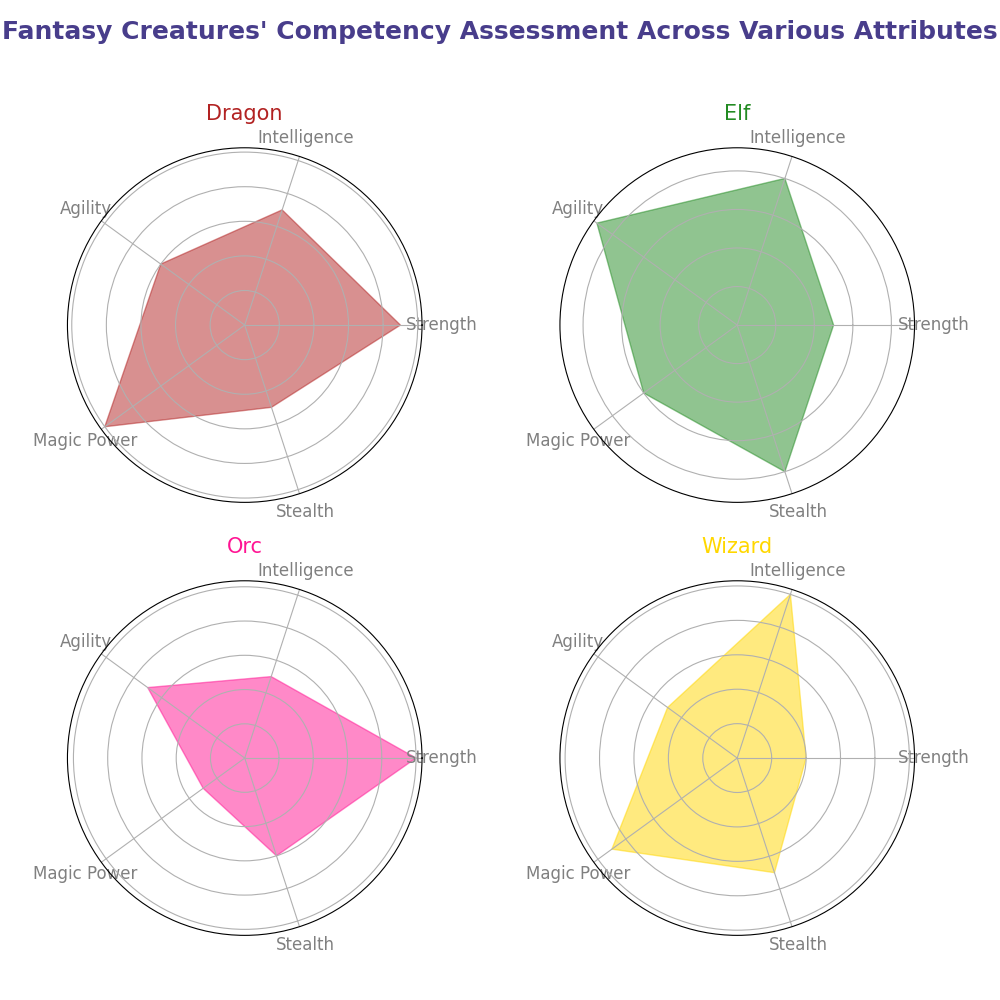

Recreate this plot in Python.
import matplotlib.pyplot as plt
import numpy as np

creatures = ['Dragon', 'Elf', 'Orc', 'Wizard']
attributes = ['Strength', 'Intelligence', 'Agility', 'Magic Power', 'Stealth']

data = {
    'Dragon': [9, 7, 6, 10, 5],
    'Elf': [5, 8, 9, 6, 8],
    'Orc': [10, 5, 7, 3, 6],
    'Wizard': [4, 10, 5, 9, 7]
}

num_vars = len(attributes)
angles = np.linspace(0, 2 * np.pi, num_vars, endpoint=False).tolist()
angles += angles[:1]

def radar_chart(ax, values, creature_name, color):
    values += values[:1]
    ax.fill(angles, values, color=color, alpha=0.5)

    ax.set_xticks(angles[:-1])
    ax.set_xticklabels(attributes, color='grey', fontsize=12)
    ax.set_yticklabels([])

    ax.set_title(creature_name, size=15, color=color, pad=20)

# New set of colors
colors = ['#B22222', '#228B22', '#FF1493', '#FFD700']

fig, axs = plt.subplots(nrows=2, ncols=2, figsize=(10, 10), subplot_kw=dict(polar=True))
fig.subplots_adjust(hspace=0.4, wspace=0.4)

for ax, (creature, color) in zip(axs.flat, zip(creatures, colors)):
    radar_chart(ax, data[creature], creature, color)

plt.suptitle("Fantasy Creatures' Competency Assessment Across Various Attributes", 
             fontsize=18, fontweight='bold', color='darkslateblue')

plt.tight_layout(rect=[0, 0.03, 1, 0.95])
plt.show()
